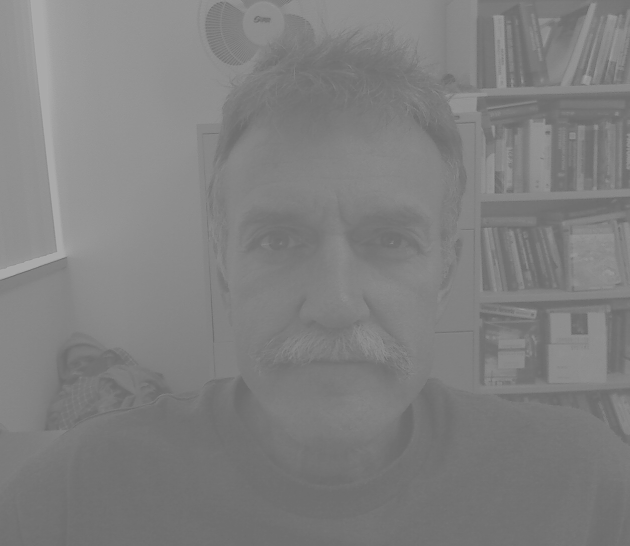
%> input picture original_image.png, 630 x 546 px
$ octave image_processor.m   (GNU Octave 9; MATLAB toolbox functions it lacks are replaced by stand-ins)
%> lines starting %> are read from the running program, lines starting %| are printed output that depends on the picture
%Image Processor Program

%Submitted as a part of a Signals and Systems Laboratory Assignment
%by Robert Valencia to Dr. T. Todd, McMaster University, Hamilton,ON
%See lab report for detailed explanation

%import image to matlab
image=imread('original_image.png');
%> image is the input picture: size 546x630 uint8; min 105, max 173, mean 127.6
%convert pixel data typ to double-precision data type
image_of_doubles=double(image);
%plot pixel values histogram of original image
figure(1)
[n_elements,centers]=hist(image_of_doubles(:),20);
%> n_elements = 20 values, max 63795 at index 3, min 420 at index 18, mean 17199; centers = 20 values from 106.7 to 171.3
bar(centers,n_elements);
xlim([0 255]);
title('Orignal Image Histogram');
xlabel('pixel value');
ylabel('frequency');
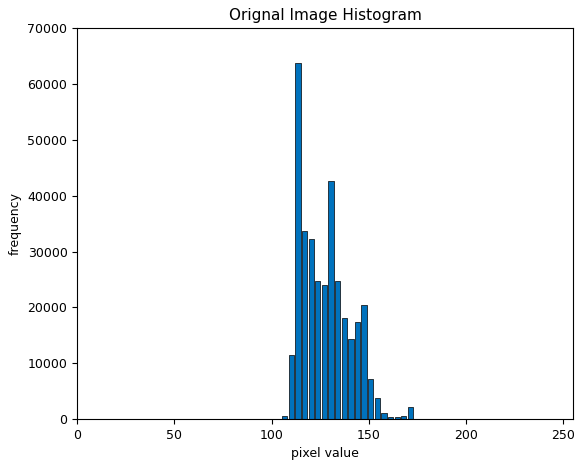
%> figure redrawn from the program's plot data; tallest bar 63795 high, from x = 112.1 to 114.9
%show original image (low contrast))
figure(2)
imshow(uint8(image_of_doubles));
% image transformation
a=3.5;
b=-350;
fixed_image=a.*image_of_doubles+b;
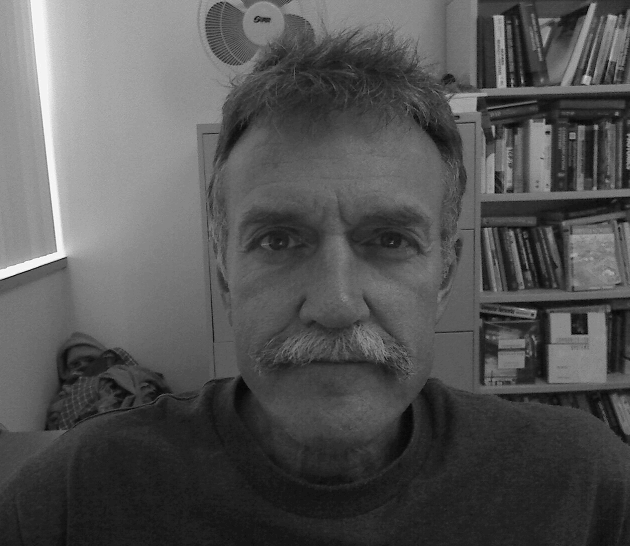
%> fixed_image: size 546x630 double; min 17.5, max 255.5, mean 96.5; drawn with min black and max white
%plot pixel values histogram of fixed image
figure(3)
[n_elements,centers]=hist(fixed_image(:),20);
%> centers = 20 values from 23.45 to 249.6
bar(centers,n_elements);
xlim([0 255]);
title('Fixed Image Histogram');
xlabel('pixel value');
ylabel('frequency');
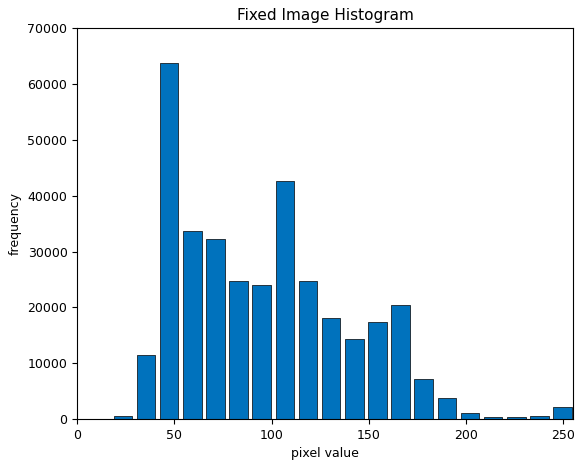
%> figure redrawn from the program's plot data; tallest bar 63795 high, from x = 42.49 to 52.01
%show fixed image (low contrast))
figure(4)
imshow(uint8(fixed_image));
%save fixed image
image_to_save=uint8(fixed_image);
imwrite(image_to_save,'saved_image.png');
